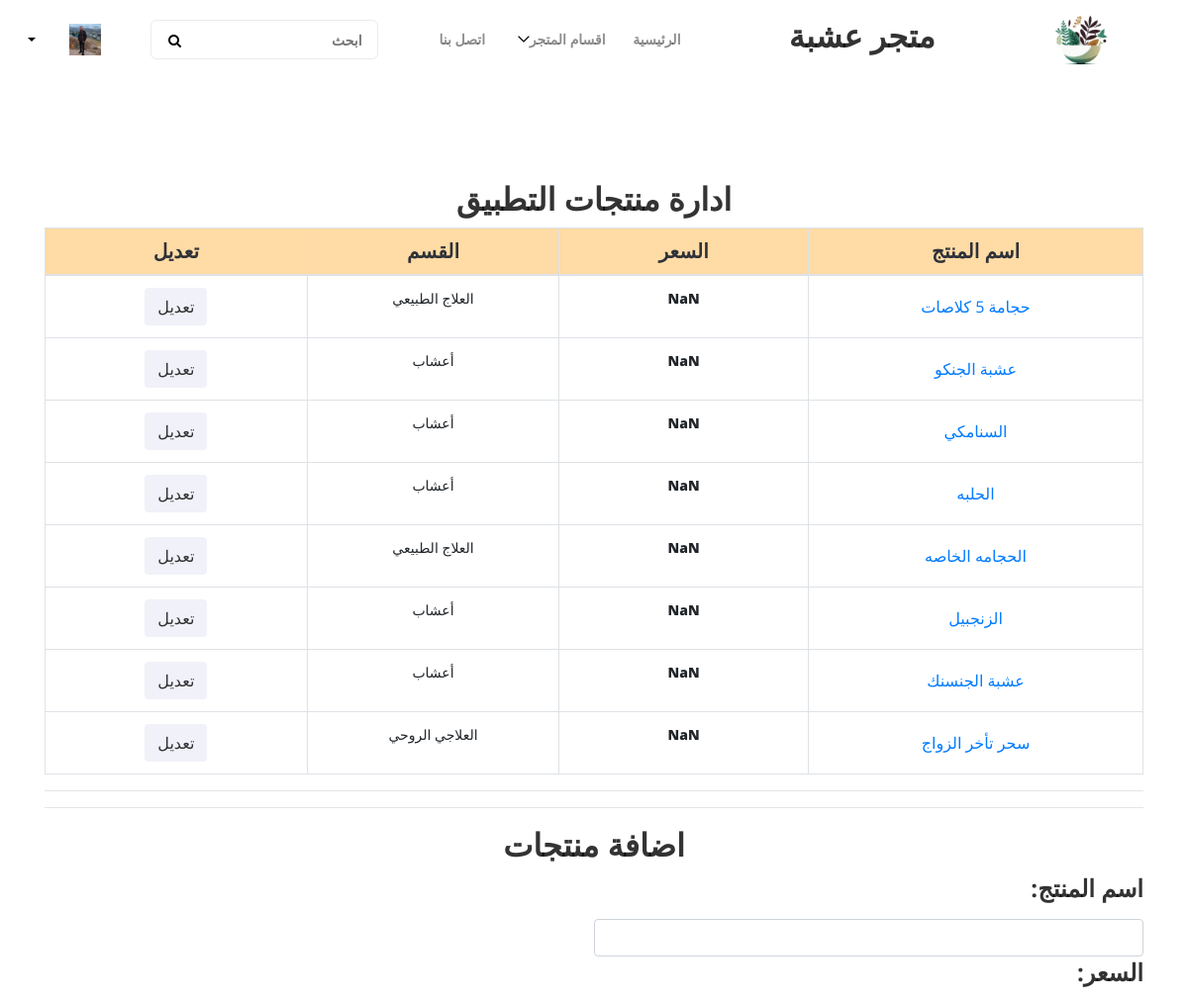
Page /prdmanage/ (signed in, upper part) on the earlier database version.
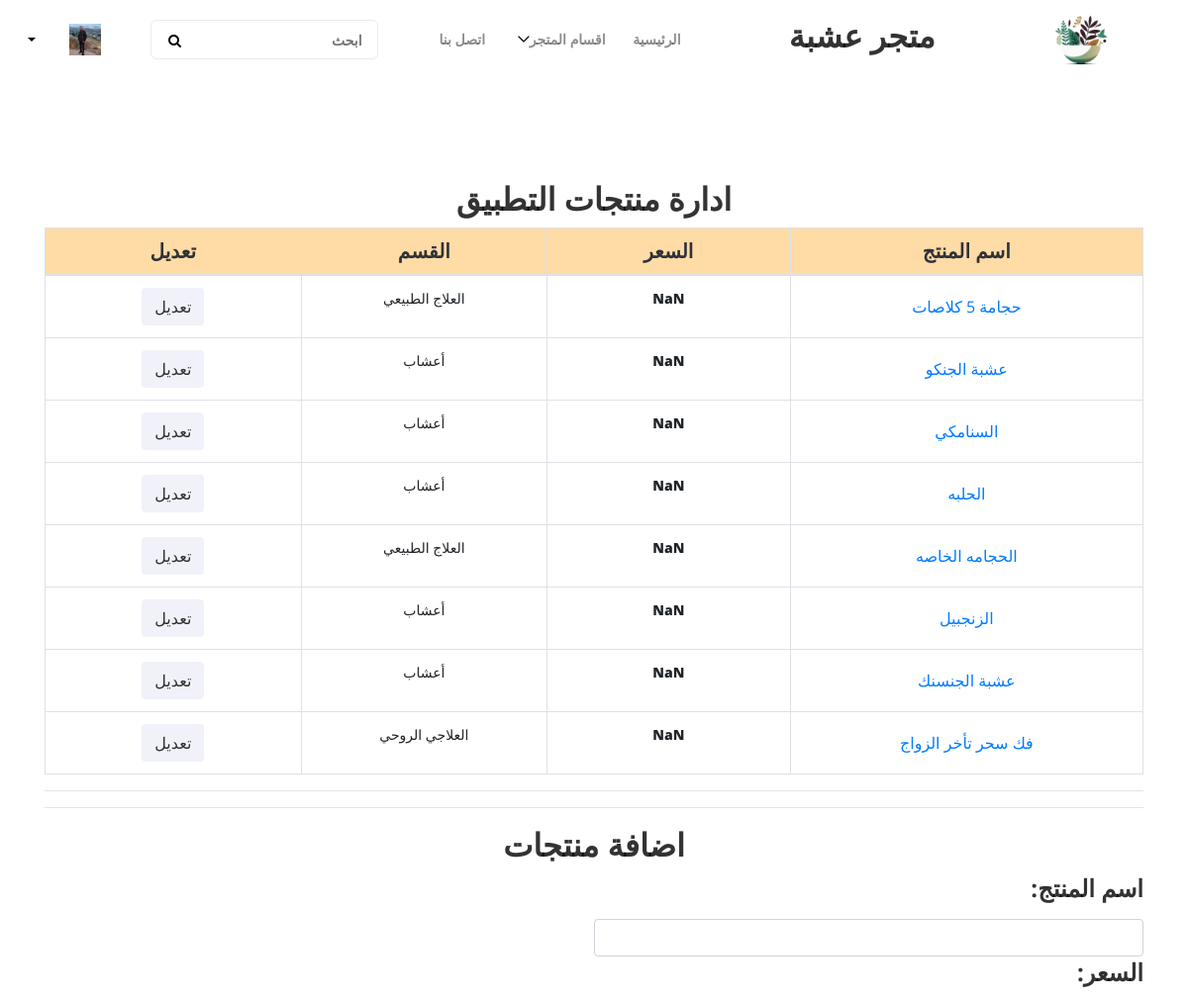
Same page on the later database version.
### products/models.py (models this page shows, shortened)
class Product(models.Model):
    prd_name = models.CharField(max_length=500, verbose_name="اسم المنتج")
    prd_price = models.IntegerField(verbose_name="السعر",default=0)
    description = models.CharField(max_length=1500,verbose_name="الوصف")
    img = models.ImageField( upload_to="media/prd/", default='media/prd/default.png', verbose_name="صورة المنتج")
    up_date = models.DateField(auto_now=False, auto_now_add=True,verbose_name="تاريخ الرفع")
    recommended = models.BooleanField(verbose_name="يعرض على الرئيسية")
    sold = models.BooleanField(verbose_name="مباع")
    unit=models.CharField(verbose_name="القياس",max_length=140,default="",choices=units)
    discount = models.IntegerField(verbose_name="الخصم", default=0)
    cat_id = models.ForeignKey(Category, on_delete=models.CASCADE,verbose_name="القسم",null=True)
    slug = models.SlugField(verbose_name="Slug",blank=True , null=True)
    total = models.FloatField(verbose_name="السعر الكلي",default=0)

class Category(models.Model):
    cat_name = models.CharField(max_length=150)
    def __str__(self):
        return self.cat_name

### products/views.py (the view)
# urls.py: path('prdmanage/', Prding, name="prding"),
def Prding(request):
    if request.user.is_authenticated:
        if request.user.is_staff:
            user = Profile.objects.get(user_id=request.user)
            prd = Product.objects.all()
            category = Category.objects.all()
            if request.method == "POST":
                pr = Products(data=request.POST)
                if pr.is_valid():
                    prr = pr.save(commit=False)
                    prr.img = request.FILES['img']
                    prr.sold = False
                    prr.save()
                    return redirect('prding')
            else:
                pr = Products()
            return render(request, 'prdmanage.html', {'cats': category, 'prds': prd, 'pr': pr, 'users': user})
        else:
            return redirect('home')
    else:
        return redirect('home')

### products/forms.py
class Products(forms.ModelForm):
     class Meta():
         model = Product
         fields = ('prd_name','prd_price','description','unit','recommended','cat_id')
         widgets = {
            'prd_name': forms.TextInput(attrs={'class': 'form-control'}),
            'prd_price': forms.TextInput(attrs={'class': 'form-control'}),
            'description': forms.Textarea(attrs={'class': 'form-control'}),
            'unit': forms.Select(attrs={'class': 'form-control'}),
            'recommended' : forms.CheckboxInput(attrs={'class': 'form-control'}),
            'cat_id' : forms.Select(attrs={'class': 'form-control'})
        }

### products/templates/prdmanage.html (shortened to what this page needs)
{% extends 'base.html' %}
                {% block container %}
<div class="container">
    <h2 class="text-center">ادارة منتجات التطبيق</h2>
    <table class="table table-bordered table-fit"  >
        <thead class="tab-menu-heading">
            <tr>
                <th class="text-center font-weight-bold" style="font-size:20px;background-color: #FFDBA6;white-space: nowrap;width: 1%;">اسم المنتج</th>
                <th class="text-center font-weight-bold" style="font-size:20px;background-color: #FFDBA6;white-space: nowrap;width: 1%;">السعر</th>
                <th class="text-center font-weight-bold" style="font-size:20px;background-color: #FFDBA6;white-space: nowrap;width: 1%;">القسم</th>
                <th class="text-center font-weight-bold" style="font-size:20px;background-color: #FFDBA6;white-space: pre-wrap;width: 1%;">تعديل</th>
            </tr>
        </thead>
        <tbody>
                      {% for prd in prds %}
            <tr>
                <td style="font-weight:800" class="text-center"><a class="btn btn-link" href="{% url 'editprd' prd.id %}">{{prd.prd_name}}</a></td>
                <td style="font-weight:800" class="text-center currency">{{prd.prd_price}}</td>
                <td style="height:50px;width:50px;" class="text-center">{{prd.cat_id.cat_name}}</td>
                <td style="height:50px;width:50px;" class="text-center"> <a class="btn btn-custom" href="/editprd/{{ prd.id }}">تعديل</a> </td>
                            </tr>
{% endfor %}
        </tbody>
    </table>
    <hr>
<hr>
<h2 class="text-center"> اضافة منتجات </h2>
    <form action="" method="POST" class="post-form" enctype="multipart/form-data" style="width:50%">
        <div class="form-group">
            {% for field in pr %}
                <span>
                    <h4 style="text-align: right;">
                        {{ field.label_tag }}
                    </h4>
               {{ field }}
                </span>
        {% endfor %}
        <br>
    </form>
</div>
{% endblock container %}

Differences in the rows shown:
changed Product "العلاجي الروحي": prd_name "سحر تأخر الزواج" → "فك سحر تأخر الزواج"
